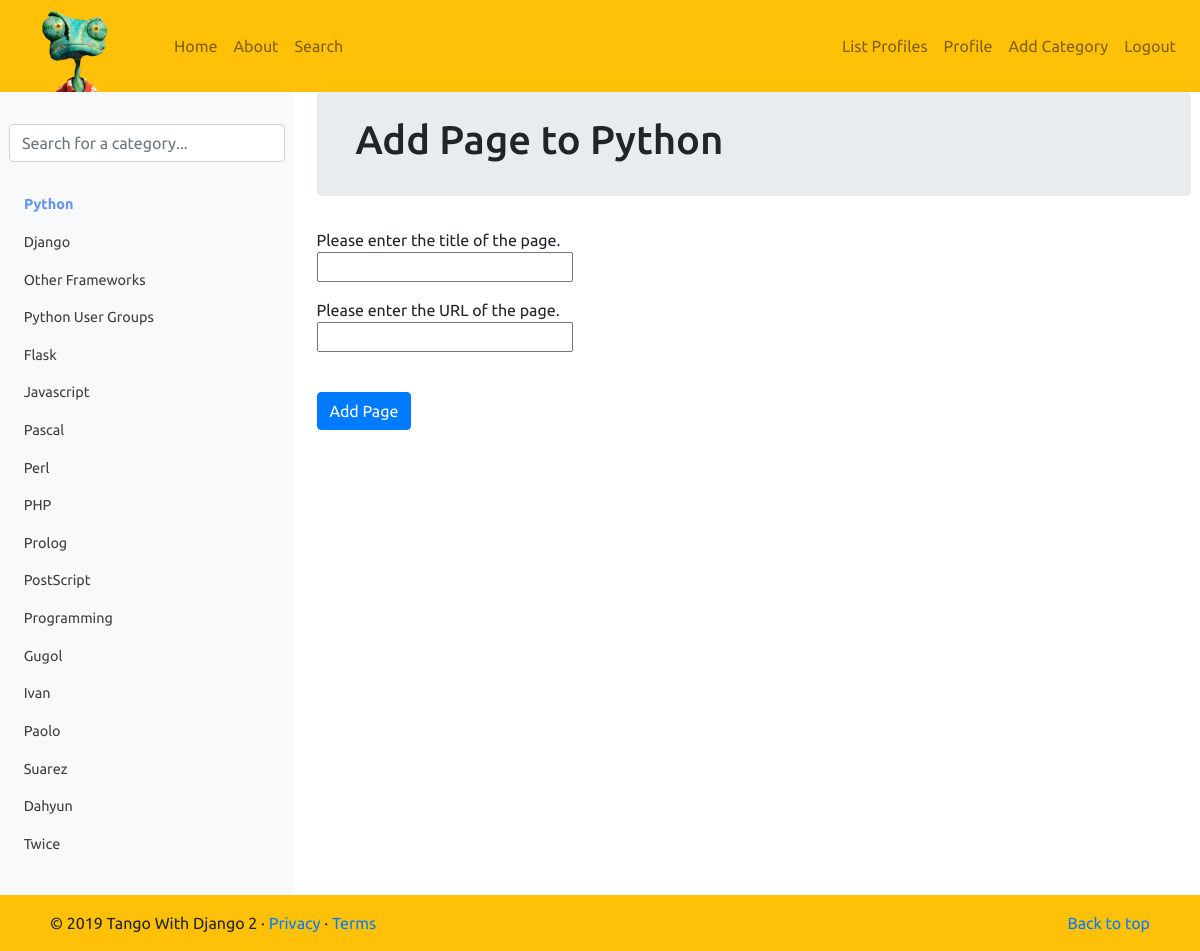
/rango/category/python/add_page/ (signed in), run on the app's committed database.
### rango/models.py (models this page shows, shortened)
class Category(models.Model):
    name = models.CharField(max_length=128, unique=True)
    views = models.IntegerField(default=0)
    likes = models.IntegerField(default=0)
    slug = models.SlugField(unique=True)
    class Meta:
        verbose_name_plural = 'Categories'

### rango/views.py (the view, shortened to what this page needs)
# urls.py: path('category/<slug:category_name_slug>/add_page/', views.add_page, name='add_page'),
@login_required
def add_page(request, category_name_slug):
    try:
        category = Category.objects.get(slug=category_name_slug)
    except Category.DoesNotExist:
        category = None
    form = PageForm()
    context_dict = {'form':form, 'category': category}
    return render(request, 'rango/add_page.html', context_dict)

### rango/forms.py (shortened to what this page needs)
class PageForm(forms.ModelForm):
    title = forms.CharField(max_length=128, help_text="Please enter the title of the page.")
    url = forms.URLField(max_length=200, help_text="Please enter the URL of the page.")
    views = forms.IntegerField(widget=forms.HiddenInput(), initial=0)
    class Meta:
        model = Page
        exclude = ('category',)

### rango/templatetags/rango_template_tags.py (called while the page is built)
@register.inclusion_tag('rango/cats.html')
def get_category_list(cat=None):
    return {'cats': Category.objects.all(), 'act_cat': cat}

### templates/rango/add_page.html (shortened to what this page needs)
{% extends "rango/base.html" %}
{% block body_block %}
<div class="jumbotron p-4">
    <div class="container">
        <h1 class="jumbotron-heading">Add Page to {{category.name}}</h1>
    </div>
</div>
<div class="container">
    <div class="row">
        <form role="form" id="page_form" method="post" action="/rango/category/{{category.slug}}/add_page/">
            {% for field in form.visible_fields %}
                {{ field.help_text }}<br/>
                {{ field }}<br/>
                    <div class="p-2"></div>
            {% endfor %}
            <br/>
            <button class="btn btn-primary" type="submit" name="submit">Add Page</button>
            <div class="p-5"></div>
        </form>
    </div>
</div>
{% endblock %}

### templates/rango/cats.html (shortened to what this page needs)
<div id="catlst" class="mb-4">
    <ul class="nav flex-column">
        {% if cats %}
            {% for c in cats %}
                {% if c == act_cat %}
                    <li class="nav-item">
                        <a class="nav-link active" href="{% url 'rango:show_category' c.slug %}">
                            &nbsp;&nbsp;{{ c.name }}
                        </a>
                    </li>
                {% else %}
                    <li class="nav-item">
                        <a class="nav-link" href="{% url 'rango:show_category' c.slug %}">
                            &nbsp;&nbsp;{{ c.name }}
                        </a>
                    </li>
                {% endif %}
            {% endfor %}
        {% else %}
            <li class="nav-item">No Categories Yet!</li>
        {% endif %}
    </ul>
</div>

### static/css/rango-css.css (style rules this page uses)
html,body { width: 100%; height: 100%; margin: 0px; padding: 0px; font-family: 'Ubuntu', sans-serif; overflow-x: hidden; }
#cats .nav-item a { color: #3f3f3f; font-size: .9rem; }
.active { color: cornflowerblue!important; font-weight: 700; }

### data on the page
Category: name "Python"
Category: name "Django"
Category: name "Other Frameworks"
Category: name "Python User Groups"
Category: name "Flask"
Category: name "Javascript"
Category: name "Pascal"
Category: name "Perl"
Category: name "PHP"
Category: name "Prolog"
Category: name "PostScript"
Category: name "Programming"
Category: name "Gugol"
Category: name "Ivan"
Category: name "Paolo"
Category: name "Suarez"
Category: name "Dahyun"
Category: name "Twice"

### other printed values
{{ field.help_text }} "Please enter the title of the page." "Please enter the URL of the page."
